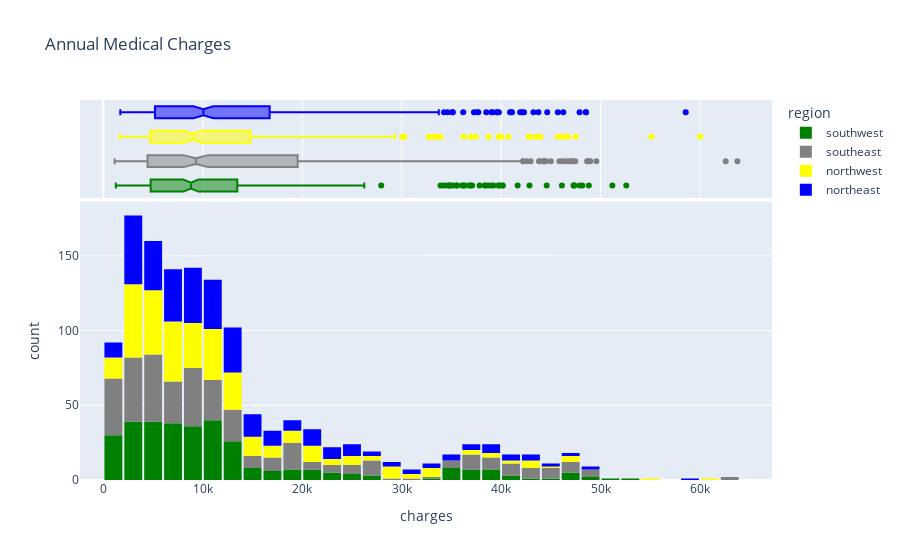

This figure's notebook cell:
### Code cell
fig = px.histogram(medical_df, 
                   x='charges', 
                   marginal='box', 
                   color='region', 
                   color_discrete_sequence=['green', 'grey', 'yellow', 'blue'], 
                   title='Annual Medical Charges')
fig.update_layout(bargap=0.1)
fig.show()

### Figure 1 — Plotly figure (JSON) as saved in the notebook; plotly's stock layout.template omitted (floating-point values rounded to 4 significant figures; data arrays with more than 128 entries replaced by an {"elided": "..."} marker saying what was removed)
{"data": [{"bingroup": "x", "hovertemplate": "region=southwest<br>charges=%{x}<br>count=%{y}<extra></extra>", "legendgroup": "southwest", "marker": {"color": "green", "pattern": {"shape": ""}}, "name": "southwest", "orientation": "v", "showlegend": true, "type": "histogram", "x": {"elided": "325 float values"}, "xaxis": "x", "yaxis": "y"}, {"hovertemplate": "region=southwest<br>charges=%{x}<extra></extra>", "legendgroup": "southwest", "marker": {"color": "green"}, "name": "southwest", "notched": true, "showlegend": false, "type": "box", "x": {"elided": "325 float values"}, "xaxis": "x2", "yaxis": "y2"}, {"bingroup": "x", "hovertemplate": "region=southeast<br>charges=%{x}<br>count=%{y}<extra></extra>", "legendgroup": "southeast", "marker": {"color": "grey", "pattern": {"shape": ""}}, "name": "southeast", "orientation": "v", "showlegend": true, "type": "histogram", "x": {"elided": "364 float values"}, "xaxis": "x", "yaxis": "y"}, {"hovertemplate": "region=southeast<br>charges=%{x}<extra></extra>", "legendgroup": "southeast", "marker": {"color": "grey"}, "name": "southeast", "notched": true, "showlegend": false, "type": "box", "x": {"elided": "364 float values"}, "xaxis": "x2", "yaxis": "y2"}, {"bingroup": "x", "hovertemplate": "region=northwest<br>charges=%{x}<br>count=%{y}<extra></extra>", "legendgroup": "northwest", "marker": {"color": "yellow", "pattern": {"shape": ""}}, "name": "northwest", "orientation": "v", "showlegend": true, "type": "histogram", "x": {"elided": "325 float values"}, "xaxis": "x", "yaxis": "y"}, {"hovertemplate": "region=northwest<br>charges=%{x}<extra></extra>", "legendgroup": "northwest", "marker": {"color": "yellow"}, "name": "northwest", "notched": true, "showlegend": false, "type": "box", "x": {"elided": "325 float values"}, "xaxis": "x2", "yaxis": "y2"}, {"bingroup": "x", "hovertemplate": "region=northeast<br>charges=%{x}<br>count=%{y}<extra></extra>", "legendgroup": "northeast", "marker": {"color": "blue", "pattern": {"shape": ""}}, "name": "northeast", "orientation": "v", "showlegend": true, "type": "histogram", "x": {"elided": "324 float values"}, "xaxis": "x", "yaxis": "y"}, {"hovertemplate": "region=northeast<br>charges=%{x}<extra></extra>", "legendgroup": "northeast", "marker": {"color": "blue"}, "name": "northeast", "notched": true, "showlegend": false, "type": "box", "x": {"elided": "324 float values"}, "xaxis": "x2", "yaxis": "y2"}], "layout": {"bargap": 0.1, "barmode": "relative", "legend": {"title": {"text": "region"}, "tracegroupgap": 0}, "title": {"text": "Annual Medical Charges"}, "xaxis": {"anchor": "y", "domain": [0, 1], "title": {"text": "charges"}}, "xaxis2": {"anchor": "y2", "domain": [0, 1], "matches": "x", "showgrid": true, "showticklabels": false}, "yaxis": {"anchor": "x", "domain": [0, 0.7326], "title": {"text": "count"}}, "yaxis2": {"anchor": "x2", "domain": [0.7426, 1], "matches": "y2", "showgrid": false, "showline": false, "showticklabels": false, "ticks": ""}}}
